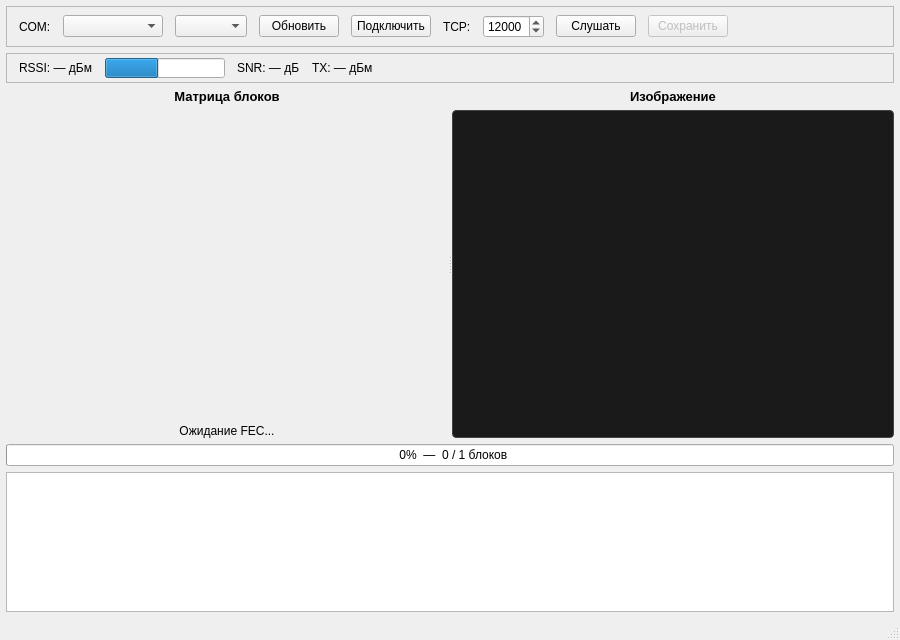
<?xml version="1.0" encoding="UTF-8"?>
<ui version="4.0">
 <class>MainWindow</class>
 <widget class="QMainWindow" name="MainWindow">
  <property name="windowTitle">
   <string>LorettLink — Приёмник</string>
  </property>
  <property name="minimumSize">
   <size><width>900</width><height>640</height></size>
  </property>

  <widget class="QWidget" name="centralwidget">
   <layout class="QVBoxLayout" name="rootLayout">
    <property name="spacing"><number>6</number></property>
    <property name="leftMargin"><number>6</number></property>
    <property name="topMargin"><number>6</number></property>
    <property name="rightMargin"><number>6</number></property>
    <property name="bottomMargin"><number>6</number></property>

    <!-- Connection: COM + TCP -->
    <item>
     <widget class="QFrame" name="frameConnection">
      <property name="frameShape"><enum>QFrame::StyledPanel</enum></property>
      <layout class="QHBoxLayout" name="connLayout">
       <property name="leftMargin"><number>12</number></property>
       <property name="topMargin"><number>8</number></property>
       <property name="rightMargin"><number>12</number></property>
       <property name="bottomMargin"><number>8</number></property>
       <property name="spacing"><number>12</number></property>

       <item>
        <widget class="QLabel"><property name="text"><string>COM:</string></property></widget>
       </item>
       <item>
        <widget class="QComboBox" name="cb_port">
         <property name="minimumSize"><size><width>100</width><height>0</height></size></property>
        </widget>
       </item>
       <item>
        <widget class="QComboBox" name="cb_baud">
         <property name="currentText"><string>115200</string></property>
         <additem><property name="text"><string>9600</string></property></additem>
         <additem><property name="text"><string>115200</string></property></additem>
         <additem><property name="text"><string>230400</string></property></additem>
         <additem><property name="text"><string>460800</string></property></additem>
        </widget>
       </item>
       <item>
        <widget class="QPushButton" name="btn_refresh">
         <property name="text"><string>Обновить</string></property>
        </widget>
       </item>
       <item>
        <widget class="QPushButton" name="btn_connect">
         <property name="text"><string>Подключить</string></property>
        </widget>
       </item>
       <item>
        <widget class="QLabel"><property name="text"><string>TCP:</string></property></widget>
       </item>
       <item>
        <widget class="QSpinBox" name="sb_tcp_port">
         <property name="minimum"><number>1024</number></property>
         <property name="maximum"><number>65535</number></property>
         <property name="value"><number>12000</number></property>
        </widget>
       </item>
       <item>
        <widget class="QPushButton" name="btn_tcp">
         <property name="text"><string>Слушать</string></property>
        </widget>
       </item>
       <item>
        <widget class="QPushButton" name="btn_save">
         <property name="text"><string>Сохранить</string></property>
         <property name="enabled"><bool>false</bool></property>
        </widget>
       </item>
       <item>
        <spacer><property name="orientation"><enum>Qt::Horizontal</enum></property>
         <property name="sizeHint" stdset="0"><size><width>20</width><height>20</height></size></property>
        </spacer>
       </item>
      </layout>
     </widget>
    </item>

    <!-- Telem: RSSI / SNR / TX Power -->
    <item>
     <widget class="QFrame" name="frameTelem">
      <property name="frameShape"><enum>QFrame::StyledPanel</enum></property>
      <layout class="QHBoxLayout" name="telemLayout">
       <property name="leftMargin"><number>12</number></property>
       <property name="topMargin"><number>4</number></property>
       <property name="rightMargin"><number>12</number></property>
       <property name="bottomMargin"><number>4</number></property>
       <property name="spacing"><number>12</number></property>
       <item>
        <widget class="QLabel" name="lbl_rssi">
         <property name="text"><string>RSSI: — дБм</string></property>
        </widget>
       </item>
       <item>
        <widget class="QProgressBar" name="bar_rssi">
         <property name="minimum"><number>-140</number></property>
         <property name="maximum"><number>-50</number></property>
         <property name="value"><number>-100</number></property>
         <property name="textVisible"><bool>false</bool></property>
         <property name="maximumSize"><size><width>120</width><height>20</height></size></property>
        </widget>
       </item>
       <item>
        <widget class="QLabel" name="lbl_snr">
         <property name="text"><string>SNR: — дБ</string></property>
        </widget>
       </item>
       <item>
        <widget class="QLabel" name="lbl_txpower">
         <property name="text"><string>TX: — дБм</string></property>
        </widget>
       </item>
       <item>
        <spacer><property name="orientation"><enum>Qt::Horizontal</enum></property>
         <property name="sizeHint" stdset="0"><size><width>20</width><height>20</height></size></property>
        </spacer>
       </item>
      </layout>
     </widget>
    </item>

    <!-- Splitter: matrix | image -->
    <item>
     <widget class="QSplitter" name="splitter">
      <property name="orientation"><enum>Qt::Horizontal</enum></property>
      <property name="sizePolicy">
       <sizepolicy hsizetype="Expanding" vsizetype="Expanding">
        <horstretch>1</horstretch><verstretch>1</verstretch>
       </sizepolicy>
      </property>

      <widget class="QWidget" name="leftPanel">
       <layout class="QVBoxLayout" name="leftLayout">
        <property name="leftMargin"><number>0</number></property>
        <property name="topMargin"><number>0</number></property>
        <property name="rightMargin"><number>0</number></property>
        <property name="bottomMargin"><number>0</number></property>
        <item>
         <widget class="QLabel">
          <property name="text"><string>Матрица блоков</string></property>
          <property name="alignment"><set>Qt::AlignCenter</set></property>
          <property name="font"><font><family>Segoe UI</family><pointsize>10</pointsize><bold>true</bold></font></property>
         </widget>
        </item>
        <item>
         <widget class="ChunkMatrixWidget" name="matrix">
          <property name="sizePolicy">
           <sizepolicy hsizetype="Expanding" vsizetype="Expanding">
            <horstretch>1</horstretch><verstretch>1</verstretch>
           </sizepolicy>
          </property>
          <property name="minimumSize"><size><width>200</width><height>140</height></size></property>
         </widget>
        </item>
        <item>
         <widget class="QLabel" name="lbl_chunks">
          <property name="text"><string>Ожидание FEC...</string></property>
          <property name="alignment"><set>Qt::AlignCenter</set></property>
         </widget>
        </item>
       </layout>
      </widget>

      <widget class="QWidget" name="rightPanel">
       <layout class="QVBoxLayout" name="rightLayout">
        <property name="leftMargin"><number>0</number></property>
        <property name="topMargin"><number>0</number></property>
        <property name="rightMargin"><number>0</number></property>
        <property name="bottomMargin"><number>0</number></property>
        <item>
         <widget class="QLabel">
          <property name="text"><string>Изображение</string></property>
          <property name="alignment"><set>Qt::AlignCenter</set></property>
          <property name="font"><font><family>Segoe UI</family><pointsize>10</pointsize><bold>true</bold></font></property>
         </widget>
        </item>
        <item>
         <widget class="QLabel" name="img_label">
          <property name="sizePolicy">
           <sizepolicy hsizetype="Expanding" vsizetype="Expanding">
            <horstretch>1</horstretch><verstretch>1</verstretch>
           </sizepolicy>
          </property>
          <property name="minimumSize"><size><width>200</width><height>200</height></size></property>
          <property name="alignment"><set>Qt::AlignCenter</set></property>
          <property name="styleSheet"><string notr="true">background:#1a1a1a; border:1px solid #444; border-radius:4px;</string></property>
         </widget>
        </item>
       </layout>
      </widget>
     </widget>
    </item>

    <!-- Progress -->
    <item>
     <widget class="QProgressBar" name="progress">
      <property name="minimum"><number>0</number></property>
      <property name="maximum"><number>1</number></property>
      <property name="value"><number>0</number></property>
      <property name="textVisible"><bool>true</bool></property>
      <property name="format"><string>  %p%  —  %v / %m блоков</string></property>
     </widget>
    </item>

    <!-- Log -->
    <item>
     <widget class="QTextEdit" name="log">
      <property name="readOnly"><bool>true</bool></property>
      <property name="maximumSize"><size><width>16777215</width><height>140</height></size></property>
      <property name="font"><font><family>Consolas</family><pointsize>9</pointsize></font></property>
     </widget>
    </item>

   </layout>
  </widget>
  <widget class="QStatusBar" name="statusbar"/>
 </widget>

 <customwidgets>
  <customwidget>
   <class>ChunkMatrixWidget</class>
   <extends>QWidget</extends>
   <header>widgets</header>
  </customwidget>
 </customwidgets>
 <resources/>
 <connections/>
</ui>
